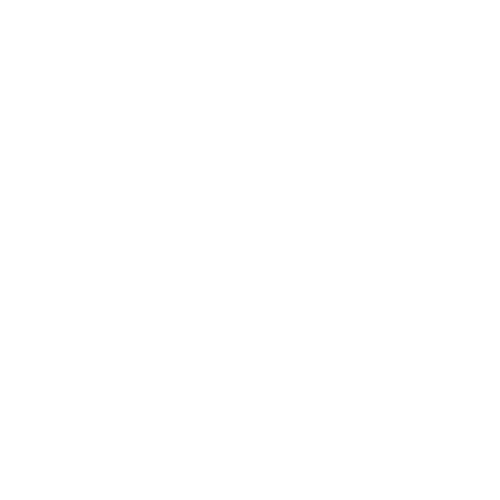
Frame 1 (no input)
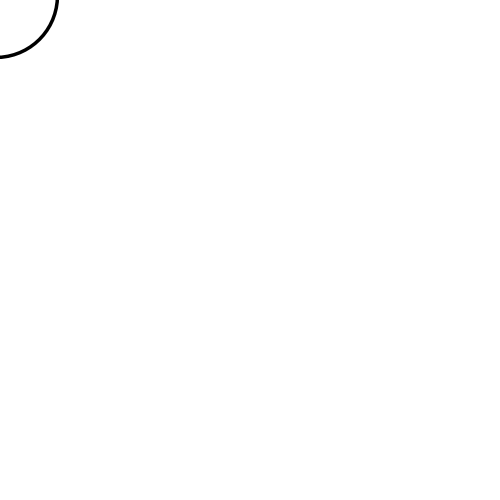
Frame 60 (the mouse pressed at the canvas centre just before this capture)
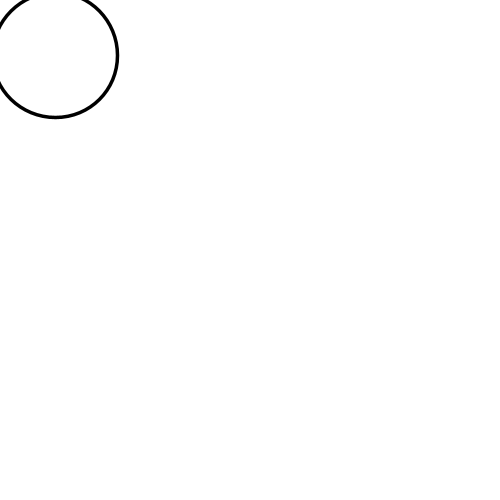
Frame 120 (the mouse held since frame 60 and released just before this capture)

The Processing sketch that drew these frames (run headless with seeded random() and noise(); from frame 60 on, the mouse is pressed at the canvas centre):

// Processing sketch: Animation_Circle_4
// ── Animation_Circle_4.pde
//Eric Li
//Animation 4
//Wednesday Feb 18 2026

int x;
int y;

void setup() {
  size(500,500);
  x=-64;
  y=-64;
}

void draw() {
  background(255);
  strokeWeight(3.5);
  ellipse(x,y,125,125);
  x=x+1;
  y=y+1;
  if (x>562) {
    x=-62;
  }
  if (y>562) {
    y=-62;
  }
}
